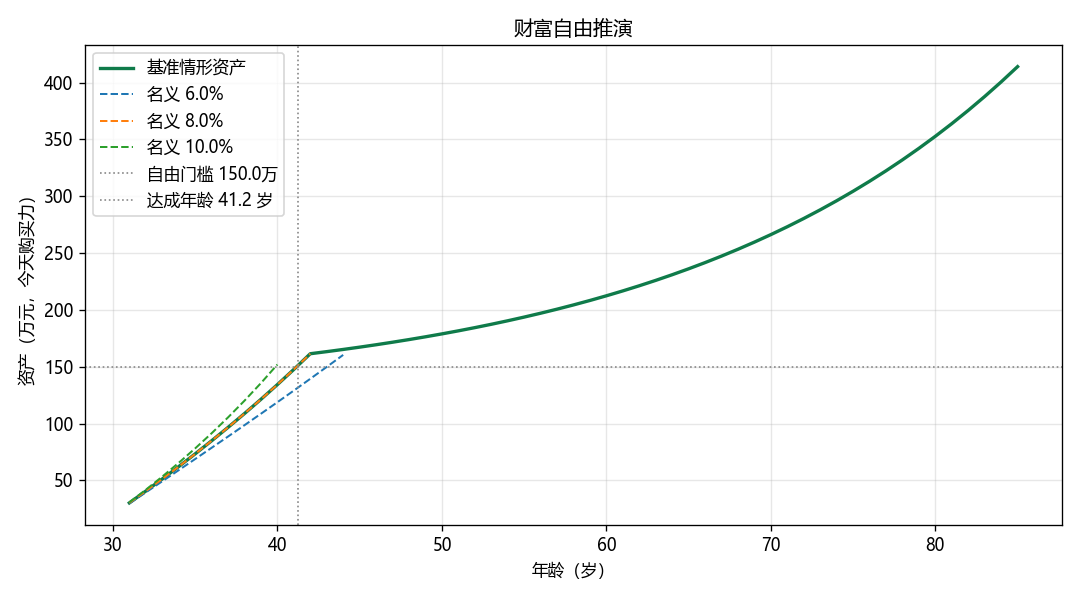

Write the Python code that produced this figure.
#!/usr/bin/env python3
"""财富自由公式计算器。

命令行 + 可视化。所有金额均以今天的购买力（实际口径）展示：
用户输入名义参数，程序内部按通胀折算为实际收益率后复利。

双击运行（不带命令行参数）→ 逐项问答；带参数运行 → 命令行直通。

公式：
    实际年收益率   r    = (1 + 名义收益率) / (1 + 通胀率) - 1
    实际收入增长率 g    = (1 + 名义收入增长率) / (1 + 通胀率) - 1
    月利率         r_m  = (1 + r)^(1/12) - 1
    自由门槛       T    = 年支出 / 提取率
    第 t 年年储蓄       = 年储蓄0 * (1 + g)^t
    积累期终值     FV   = P*(1+r_m)^N + PMT*((1+r_m)^N - 1)/r_m   # 仅 g = 0 时
    消耗期递推     A'   = A*(1+r) - 年支出

年支出支持两种输入：直接填年总支出（简式），或逐项填写明细（求和即年支出）。
"""

from __future__ import annotations

import argparse
import math
import os
import sys
import traceback
import unicodedata
from dataclasses import dataclass
from typing import NamedTuple

MONTHS_PER_YEAR = 12
MAX_YEARS = 100
MAX_MONTHS = MAX_YEARS * MONTHS_PER_YEAR
WAN = 10000

DEFAULT_RETURN = 8.0
DEFAULT_INFLATION = 3.0
DEFAULT_WITHDRAWAL = 4.0
DEFAULT_LIFE_EXPECTANCY = 85

CHART_FILENAME = "wealth_freedom.png"

ASSERT_TOLERANCE = 1e-6

# 支出明细目录：(类目, 条目, 默认频率, 全国基准参考值/元)。
# 基准值仅为量级估算，不来自任何官方统计口径，只用于降低填写门槛。
EXPENSE_CATALOG = (
    ("住房", "房租或房贷月供", "月", 2000.0),
    ("住房", "物业水电燃气", "月", 400.0),
    ("餐饮", "日常吃饭", "月", 1800.0),
    ("餐饮", "外出聚餐", "月", 400.0),
    ("交通", "通勤", "月", 300.0),
    ("交通", "车辆油费保养保险", "年", 12000.0),
    ("购物", "衣物", "月", 500.0),
    ("购物", "洗护日用品", "月", 200.0),
    ("购物", "电子产品", "年", 4000.0),
    ("健康", "保险", "年", 6000.0),
    ("健康", "体检与常备药", "月", 200.0),
    ("旅行", "年度旅行预算", "年", 10000.0),
    ("其他", "人情往来", "年", 5000.0),
    ("其他", "订阅与娱乐", "月", 200.0),
    ("其他", "教育", "年", 6000.0),
)

# 城市档乘数（相对全国基准 1.0），同样为粗略估算，只影响明细模式的参考值。
CITY_TIERS = {
    "一线": 1.3,
    "新一线": 1.0,
    "二线": 0.85,
    "三四线": 0.7,
}

# 问答时城市档的展示文案。
CITY_PROMPTS = {
    "一线": "一线（北上广深）",
    "新一线": "新一线",
    "二线": "二线",
    "三四线": "三四线及以下",
}


class TargetUnreachable(Exception):
    """在当前参数下无法达成财富自由。"""


class ExpenseItem(NamedTuple):
    """一条分项支出。"""

    category: str      # 类目
    item: str          # 条目
    amount: float      # 金额（元）
    period: str        # 频率：「月」或「年」


@dataclass(frozen=True)
class Context:
    """一次计算的全部口径参数。"""

    age: int                  # 当前年龄（岁）
    life_expectancy: int      # 预期寿命（岁）
    nominal: float            # 名义年化收益率 %
    inflation: float          # 通胀率 %
    withdrawal: float         # 安全提取率 %
    real: float               # 实际年收益率（小数）
    r_month: float            # 实际月收益率（小数）
    annual_income: float      # 年收入（元），未知时为 None
    annual_expense: float     # 年支出（元）
    annual_save: float        # 第 0 年年储蓄（元）
    principal: float          # 现有可投资资产（元）
    target: float             # 自由门槛（元）
    goal_years: float         # 目标年限，仅 --years 显式给出时非 None
    income_growth: float      # 名义年收入增长率 %
    real_income_growth: float # 实际年收入增长率（小数）
    expense_items: tuple      # 分项支出列表，简式模式为 None
    city_tier: str            # 城市档，命令行或简式模式为 None

    @property
    def monthly_save(self):
        """第 0 年的每月储蓄（元）。"""
        return self.annual_save / MONTHS_PER_YEAR


class SensitivityRow(NamedTuple):
    """敏感度分析的一行。"""

    name: str          # 参数名
    change: str        # 扰动幅度
    age: float         # 扰动后的达成年龄，无法达标时为 None
    delta: float       # 相对基准的年数变化，无法比较时为 None
    adverse: str       # 该扰动为不利时的完整描述


# --------------------------------------------------------------------------
# 参数层
# --------------------------------------------------------------------------


def non_negative(text):
    """argparse 类型：非负浮点数。"""
    try:
        value = float(text)
    except ValueError:
        raise argparse.ArgumentTypeError(f"不是合法数字：{text}") from None
    if value < 0:
        raise argparse.ArgumentTypeError(f"不能为负数：{text}")
    return value


def positive(text):
    """argparse 类型：正浮点数。"""
    value = non_negative(text)
    if value == 0:
        raise argparse.ArgumentTypeError(f"必须大于 0：{text}")
    return value


def positive_int(text):
    """argparse 类型：正整数。"""
    try:
        value = int(text)
    except ValueError:
        raise argparse.ArgumentTypeError(f"不是合法整数：{text}") from None
    if value <= 0:
        raise argparse.ArgumentTypeError(f"必须为正整数：{text}")
    return value


def rate_list(text):
    """argparse 类型：逗号分隔的收益率列表。"""
    try:
        rates = [float(part) for part in text.split(",") if part.strip()]
    except ValueError:
        raise argparse.ArgumentTypeError(f"不是合法的收益率列表：{text}") from None
    if not rates:
        raise argparse.ArgumentTypeError(f"收益率列表为空：{text}")
    if any(rate < 0 for rate in rates):
        raise argparse.ArgumentTypeError("收益率不能为负数")
    return rates


def growth_rate(text):
    """argparse 类型：名义收入增长率 %，允许为负但不能到 -100%。"""
    try:
        value = float(text)
    except ValueError:
        raise argparse.ArgumentTypeError(f"不是合法数字：{text}") from None
    if value <= -100:
        raise argparse.ArgumentTypeError(f"必须大于 -100：{text}")
    return value


def expense_item(text):
    """argparse 类型：分项支出，格式 `类目:条目:金额:频率`（金额单位：元）。"""
    parts = text.split(":")
    if len(parts) != 4:
        raise argparse.ArgumentTypeError(
            f"格式应为 类目:条目:金额:频率（金额单位元），收到：{text}"
        )
    category, name, amount_text, period = (part.strip() for part in parts)
    if not category or not name:
        raise argparse.ArgumentTypeError(f"类目与条目不能为空：{text}")
    if period not in ("月", "年"):
        raise argparse.ArgumentTypeError(f"频率只能是「月」或「年」，收到：{period}")
    try:
        amount = float(amount_text)
    except ValueError:
        raise argparse.ArgumentTypeError(f"金额不是合法数字：{amount_text}") from None
    if amount < 0:
        raise argparse.ArgumentTypeError(f"金额不能为负数：{amount_text}")
    return ExpenseItem(category, name, amount, period)


def parse_args(argv=None):
    parser = argparse.ArgumentParser(
        prog="wealth_freedom.py",
        description="财富自由公式计算器（所有金额均为今天的购买力）",
    )
    parser.add_argument(
        "--age", type=positive_int, default=None, metavar="岁",
        help="当前年龄（必填）",
    )
    parser.add_argument(
        "--annual-income", type=non_negative, default=None, metavar="万",
        help="年收入，单位万元；给出后年储蓄 = 年收入 - 年支出",
    )
    parser.add_argument(
        "--annual-expense", type=non_negative, default=None, metavar="万",
        help="年支出，单位万元（未给 --expense-item 时必填）",
    )
    parser.add_argument(
        "--expense-item", type=expense_item, action="append", default=None,
        metavar="类目:条目:金额:频率",
        help="分项支出，金额单位元，可重复；给出后年支出 = 各项年化之和",
    )
    parser.add_argument(
        "--assets", type=non_negative, default=0.0, metavar="万",
        help="现有可投资资产，单位万元（默认 0）",
    )
    parser.add_argument(
        "--monthly-save", type=non_negative, default=0.0, metavar="元",
        help="每月可存金额，单位元；未给 --annual-income 时用它折算年储蓄",
    )
    parser.add_argument(
        "--life-expectancy", type=positive_int, default=DEFAULT_LIFE_EXPECTANCY,
        metavar="岁", help=f"预期寿命（默认 {DEFAULT_LIFE_EXPECTANCY}）",
    )
    parser.add_argument(
        "--return", dest="return_rate", type=non_negative, default=DEFAULT_RETURN,
        metavar="%", help=f"名义年化收益率 %% （默认 {DEFAULT_RETURN}）",
    )
    parser.add_argument(
        "--inflation", type=non_negative, default=DEFAULT_INFLATION, metavar="%",
        help=f"通胀率 %% （默认 {DEFAULT_INFLATION}）",
    )
    parser.add_argument(
        "--income-growth", type=growth_rate, default=None, metavar="%",
        help="名义年收入增长率 %%；默认取通胀率（实际不涨不减），可填 0 或负数",
    )
    parser.add_argument(
        "--withdrawal", type=positive, default=DEFAULT_WITHDRAWAL, metavar="%",
        help=f"安全提取率 %% （默认 {DEFAULT_WITHDRAWAL}）",
    )
    parser.add_argument(
        "--years", dest="goal_years", type=positive, default=None, metavar="年",
        help="目标年限，给出后在结论中反推所需储蓄",
    )
    parser.add_argument(
        "--scenario", type=rate_list, default=None, metavar="6,8,10",
        help="情景对比的名义收益率列表，逗号分隔",
    )
    parser.add_argument(
        "--no-table", action="store_true", help="不打印逐年明细",
    )
    parser.add_argument(
        "--no-chart", action="store_true", help="不生成折线图",
    )
    parser.add_argument(
        "--selftest", action="store_true", help="运行内置校验用例后退出",
    )
    parser.add_argument(
        "--no-pause", action="store_true",
        help="双击启动时也不等待回车（脚本化调用时使用）",
    )
    args = parser.parse_args(argv)
    if args.selftest:
        return args

    if args.expense_item and args.annual_expense is not None:
        parser.error("不能同时指定 --expense-item 与 --annual-expense")

    missing = []
    if args.age is None:
        missing.append("--age")
    if args.annual_expense is None and not args.expense_item:
        missing.append("--annual-expense")
    if missing:
        parser.error("缺少必填参数：" + "、".join(missing))
    return args


def params_from_args(args):
    """把命令行参数整理成统一的参数字典。"""
    items = args.expense_item
    if items:
        annual_expense = expense_items_total(items)
        if annual_expense <= 0:
            raise ValueError("分项支出合计为 0，请至少填写一项")
    else:
        annual_expense = args.annual_expense * WAN

    if args.annual_income is not None:
        annual_income = args.annual_income * WAN
        annual_save = annual_income - annual_expense
    else:
        annual_income = None
        annual_save = args.monthly_save * MONTHS_PER_YEAR

    income_growth = args.inflation if args.income_growth is None else args.income_growth

    return {
        "age": args.age,
        "principal": args.assets * WAN,
        "annual_income": annual_income,
        "annual_expense": annual_expense,
        "annual_save": annual_save,
        "nominal": args.return_rate,
        "inflation": args.inflation,
        "withdrawal": args.withdrawal,
        "income_growth": income_growth,
        "life_expectancy": args.life_expectancy,
        "goal_years": args.goal_years,
        "expense_items": tuple(items) if items else None,
        "city_tier": None,
    }


def build_context(params):
    """校验参数字典并构造 Context；不合法时抛 ValueError。"""
    if params["life_expectancy"] <= params["age"]:
        raise ValueError("预期寿命必须大于当前年龄")
    if params["annual_save"] < 0:
        raise ValueError("入不敷出，年储蓄为负，无法积累")
    if params["income_growth"] <= -100:
        raise ValueError("收入增长率必须大于 -100%")

    real = real_rate(params["nominal"], params["inflation"])
    real_g = real_income_growth(params["income_growth"], params["inflation"])
    return Context(
        age=params["age"],
        life_expectancy=params["life_expectancy"],
        nominal=params["nominal"],
        inflation=params["inflation"],
        withdrawal=params["withdrawal"],
        real=real,
        r_month=monthly_rate(real),
        annual_income=params["annual_income"],
        annual_expense=params["annual_expense"],
        annual_save=params["annual_save"],
        principal=params["principal"],
        target=fire_target(params["annual_expense"], params["withdrawal"]),
        goal_years=params["goal_years"],
        income_growth=params["income_growth"],
        real_income_growth=real_g,
        expense_items=params.get("expense_items"),
        city_tier=params.get("city_tier"),
    )


def ask_int(prompt, default=None, minimum=None, hint=None):
    """交互式读取整数；有默认值时直接回车采用默认值。"""
    while True:
        suffix = f"（默认 {default}）" if default is not None else ""
        raw = input(f"{prompt}{suffix}：").strip()
        if not raw and default is not None:
            return default
        try:
            value = int(raw)
        except ValueError:
            print("  请输入整数。")
            continue
        if minimum is not None and value < minimum:
            print(f"  {hint or f'不能小于 {minimum}。'}")
            continue
        return value


def ask_float(prompt, default=None, minimum=None, maximum=None, hint=None):
    """交互式读取浮点数；有默认值时直接回车采用默认值。"""
    while True:
        suffix = f"（默认 {default}）" if default is not None else ""
        raw = input(f"{prompt}{suffix}：").strip()
        if not raw and default is not None:
            return default
        try:
            value = float(raw)
        except ValueError:
            print("  请输入数字。")
            continue
        if minimum is not None and value < minimum:
            print(f"  {hint or f'不能小于 {minimum}。'}")
            continue
        if maximum is not None and value > maximum:
            print(f"  {hint or f'不能大于 {maximum}。'}")
            continue
        return value


def ask_choice(prompt, options, default):
    """选项问答：options 为 [(键, 说明)]，回车采用 default，返回所选键。"""
    for key, label in options:
        print(f"  {key}) {label}")
    keys = "/".join(key for key, _ in options)
    while True:
        raw = input(f"{prompt}（默认 {default}）：").strip()
        if not raw:
            return default
        if any(raw == key for key, _ in options):
            return raw
        print(f"  请输入 {keys} 之一。")


def ask_expense_items(multiplier):
    """逐项询问明细支出，返回 ExpenseItem 列表；直接回车表示该项为 0。"""
    print()
    print(f"逐项填写支出，直接回车表示该项为 0（金额单位：元，"
          f"参考值 = 全国基准 × {multiplier}）。")
    items = []
    last_category = None
    for category, name, period, baseline in EXPENSE_CATALOG:
        if category != last_category:
            print(f"[{category}]")
            last_category = category
        unit = "元/月" if period == "月" else "元/年"
        amount = ask_float(
            f"  {name}（{unit}，参考 {baseline * multiplier:.0f}）",
            default=0.0, minimum=0.0,
        )
        if amount > 0:
            items.append(ExpenseItem(category, name, amount, period))
    print()
    return items


def ask_expense(income_yuan):
    """询问支出模式，返回 (年支出元, 明细列表或 None, 城市档或 None)。"""
    while True:
        mode = ask_choice(
            "支出模式",
            [("1", "简式：直接填写年总支出"),
             ("2", "明细：按类目逐项填写各项支出")],
            default="1",
        )
        if mode == "1":
            expense_wan = ask_float(
                "年支出（万元）", minimum=0.0, maximum=income_yuan / WAN,
                hint="年支出不能大于年收入（入不敷出，无法积累）。",
            )
            return expense_wan * WAN, None, None

        tiers = list(CITY_TIERS)
        tier = ask_choice(
            "城市档",
            [(str(index + 1), CITY_PROMPTS[key]) for index, key in enumerate(tiers)],
            default="2",
        )
        tier = tiers[int(tier) - 1]
        items = ask_expense_items(CITY_TIERS[tier])
        total = expense_items_total(items)
        if total <= 0:
            print("  明细合计为 0，请至少填写一项或选择简式。\n")
            continue
        if total > income_yuan:
            print("  明细合计已超过年收入（入不敷出，无法积累），请重新填写。\n")
            continue
        return total, tuple(items), tier


def ask_params():
    """双击运行时逐项问答，返回与命令行路径一致的参数字典。"""
    print("=== 财富自由推演 ===")
    print("带默认值的项直接回车即可采用默认值。\n")

    age = ask_int("当前年龄（岁）", minimum=1)
    asset_wan = ask_float("当前资产（万元）", minimum=0.0)
    income_wan = ask_float("年收入（万元）", minimum=0.0)
    income_yuan = income_wan * WAN

    expense_yuan, items, tier = ask_expense(income_yuan)

    nominal = ask_float("名义年化收益率（%）", default=DEFAULT_RETURN, minimum=0.0)
    inflation = ask_float("通胀率（%）", default=DEFAULT_INFLATION, minimum=0.0)
    withdrawal = ask_float("安全提取率（%）", default=DEFAULT_WITHDRAWAL, minimum=0.1)
    income_growth = ask_float(
        "名义年收入增长率（%）", default=inflation, minimum=-99.99,
        hint="收入增长率必须大于 -100%。",
    )
    life = ask_int(
        "预期寿命（岁）", default=DEFAULT_LIFE_EXPECTANCY, minimum=age + 1,
        hint=f"预期寿命必须大于当前年龄 {age} 岁。",
    )
    print()

    return {
        "age": age,
        "principal": asset_wan * WAN,
        "annual_income": income_yuan,
        "annual_expense": expense_yuan,
        "annual_save": income_yuan - expense_yuan,
        "nominal": nominal,
        "inflation": inflation,
        "withdrawal": withdrawal,
        "income_growth": income_growth,
        "life_expectancy": life,
        "goal_years": None,
        "expense_items": items,
        "city_tier": tier,
    }


# --------------------------------------------------------------------------
# 计算层（纯函数，无 I/O）
# --------------------------------------------------------------------------


def real_rate(nominal_pct, inflation_pct):
    """名义收益率折算为实际收益率（小数）。"""
    return (1 + nominal_pct / 100) / (1 + inflation_pct / 100) - 1


def real_income_growth(nominal_growth_pct, inflation_pct):
    """名义收入增长率折算为实际收入增长率（小数）。"""
    return (1 + nominal_growth_pct / 100) / (1 + inflation_pct / 100) - 1


def monthly_rate(annual_real):
    """实际年收益率折算为实际月收益率（小数）。"""
    return (1 + annual_real) ** (1 / MONTHS_PER_YEAR) - 1


def fire_target(annual_expense, withdrawal_pct):
    """自由门槛：年支出 / 安全提取率。"""
    return annual_expense / (withdrawal_pct / 100)


def saving_rate(annual_income, annual_expense):
    """储蓄率 = 年储蓄 / 年收入（小数）；年收入未知或为 0 时返回 None。"""
    if not annual_income:
        return None
    return (annual_income - annual_expense) / annual_income


def annualize(amount, period):
    """把按月/年记录的金额折算为年化金额（元）。"""
    return amount * MONTHS_PER_YEAR if period == "月" else amount


def expense_items_total(items):
    """分项支出的年化金额之和（元）。"""
    return sum(annualize(item.amount, item.period) for item in items)


def expense_breakdown(items):
    """分项明细，按年化金额降序，返回 [(类目, 条目, 年化金额, 占比)]。"""
    total = expense_items_total(items)
    rows = sorted(
        ((item.category, item.item, annualize(item.amount, item.period)) for item in items),
        key=lambda row: row[2],
        reverse=True,
    )
    return [(category, name, amount, amount / total if total else 0.0)
            for category, name, amount in rows]


def baseline_expense(catalog_row, multiplier):
    """参考值 = 条目全国基准 × 城市乘数（元）。"""
    return catalog_row[3] * multiplier


def months_to_target(principal, monthly_save, target, r_month):
    """闭式解：达到目标所需月数。

    N = ln((T*r_m + PMT) / (P*r_m + PMT)) / ln(1 + r_m)
    """
    if principal >= target:
        return 0.0

    if r_month == 0.0:
        if monthly_save <= 0:
            raise TargetUnreachable("无收益且无储蓄")
        months = (target - principal) / monthly_save
    else:
        if r_month <= -1.0:
            raise TargetUnreachable("实际收益率低于 -100%")
        denominator = principal * r_month + monthly_save
        if denominator == 0.0:
            raise TargetUnreachable("储蓄不足以抵消购买力缩水")
        growth = (target * r_month + monthly_save) / denominator
        if growth <= 0.0:
            raise TargetUnreachable("储蓄不足以抵消购买力缩水")
        months = math.log(growth) / math.log1p(r_month)

    if not math.isfinite(months) or months <= 0.0:
        raise TargetUnreachable("储蓄不足以抵消购买力缩水")
    if months > MAX_MONTHS:
        raise TargetUnreachable(f"所需时间超过 {MAX_YEARS} 年")
    return months


def required_monthly_saving(principal, target, months, r_month):
    """闭式解：给定月数达成目标所需的每月储蓄。

    PMT = (T - P*(1+r_m)^N) * r_m / ((1+r_m)^N - 1)
    """
    if principal >= target:
        return 0.0
    if months <= 0:
        return math.inf
    if r_month == 0.0:
        return (target - principal) / months

    growth = (1.0 + r_month) ** months
    denominator = growth - 1.0
    if denominator == 0.0:
        return (target - principal) / months
    return max(0.0, (target - principal * growth) * r_month / denominator)


def simulate_months(principal, monthly_save, r_month, months):
    """逐月推进（月末定投），返回每月末的资产列表。"""
    series = []
    assets = principal
    for _ in range(months):
        assets += assets * r_month + monthly_save
        series.append(assets)
    return series


def accumulate_one_year(assets, monthly_save, r_month):
    """积累一年（月末定投），返回 (年末资产, 当年收益)。"""
    earned = 0.0
    for _ in range(MONTHS_PER_YEAR):
        interest = assets * r_month
        assets += interest + monthly_save
        earned += interest
    return assets, earned


def annual_save_at(ctx, year_index):
    """第 year_index 年（从 0 起）的年储蓄（元），按实际收入增长率逐年复利。"""
    return ctx.annual_save * (1 + ctx.real_income_growth) ** year_index


def reach_age(ctx, nominal_pct=None, inflation_pct=None, annual_save=None,
              income_growth_pct=None):
    """给定（可覆盖的）参数下的达成年龄；无法达标返回 None。

    实际收入增长率为 0 时走闭式解；不为 0 时储蓄逐年变化，闭式解失效，
    改为逐月迭代（月储蓄按年阶梯上调）。
    """
    if nominal_pct is None:
        nominal_pct = ctx.nominal
    if inflation_pct is None:
        inflation_pct = ctx.inflation
    if annual_save is None:
        annual_save = ctx.annual_save
    if income_growth_pct is None:
        income_growth_pct = ctx.income_growth

    r_month = monthly_rate(real_rate(nominal_pct, inflation_pct))
    growth = real_income_growth(income_growth_pct, inflation_pct)

    if abs(growth) < ASSERT_TOLERANCE:
        try:
            months = months_to_target(
                ctx.principal, annual_save / MONTHS_PER_YEAR, ctx.target, r_month
            )
        except TargetUnreachable:
            return None
        return ctx.age + months / MONTHS_PER_YEAR

    if ctx.principal >= ctx.target:
        return ctx.age
    assets = ctx.principal
    for month in range(1, MAX_MONTHS + 1):
        year_index = (month - 1) // MONTHS_PER_YEAR
        monthly_save = annual_save * (1 + growth) ** year_index / MONTHS_PER_YEAR
        assets += assets * r_month + monthly_save
        if assets >= ctx.target:
            return ctx.age + month / MONTHS_PER_YEAR
    return None


def build_lifeline(ctx):
    """按整数年龄逐年推演一生。

    返回 [(年龄, 年末资产, 当年储蓄, 当年支取, 当年收益, 阶段)]，
    年龄从「当前年龄 + 1」推进到「预期寿命」；资产耗尽则提前结束。
    未退休 → 积累期（按月复利、按月储蓄），首次跨越门槛那一年标「达成」；
    退休不可逆 → 退休期（按年复利、按年支取），资产回落到门槛以下仍继续支取。
    """
    rows = []
    assets = ctx.principal
    retired = ctx.principal >= ctx.target
    for age in range(ctx.age + 1, ctx.life_expectancy + 1):
        if retired:
            earned = assets * ctx.real
            withdraw = ctx.annual_expense
            assets = assets + earned - withdraw
            saved = 0.0
            phase = "退休"
        else:
            saved = annual_save_at(ctx, age - ctx.age - 1)
            assets, earned = accumulate_one_year(
                assets, saved / MONTHS_PER_YEAR, ctx.r_month
            )
            withdraw = 0.0
            if assets >= ctx.target:
                phase = "达成"
                retired = True
            else:
                phase = "积累"
        rows.append((age, assets, saved, withdraw, earned, phase))
        if assets < 0:
            break
    return rows


def accumulation_trajectory(ctx, nominal_pct):
    """给定名义收益率的积累期逐年轨迹 [(年龄, 年末资产)]，达标即止。"""
    if ctx.principal >= ctx.target:
        return []

    r_month = monthly_rate(real_rate(nominal_pct, ctx.inflation))
    rows = []
    assets = ctx.principal
    for age in range(ctx.age + 1, ctx.life_expectancy + 1):
        saved = annual_save_at(ctx, age - ctx.age - 1)
        assets, _ = accumulate_one_year(assets, saved / MONTHS_PER_YEAR, r_month)
        rows.append((age, assets))
        if assets >= ctx.target:
            break
    return rows


def depletion_age(rows):
    """资产首次转负的年龄；未耗尽返回 None。"""
    for age, assets, *_ in rows:
        if assets < 0:
            return age
    return None


def rate_scenarios(ctx, rates):
    """不同名义收益率下的达成年龄，返回 [(名义%, 实际%, 达成年龄 or None)]。"""
    return [
        (rate, real_rate(rate, ctx.inflation), reach_age(ctx, nominal_pct=rate))
        for rate in rates
    ]


def sensitivity(ctx):
    """参数扰动对达成年龄的影响，返回 SensitivityRow 列表。"""
    base = reach_age(ctx)
    cases = [
        ("名义收益率", "+1.0%", {"nominal_pct": ctx.nominal + 1.0}, None),
        ("名义收益率", "-1.0%", {"nominal_pct": ctx.nominal - 1.0},
         "名义收益率比预期低 1 个百分点"),
        ("年储蓄", "+10%", {"annual_save": ctx.annual_save * 1.1}, None),
        ("年储蓄", "-10%", {"annual_save": ctx.annual_save * 0.9},
         "年储蓄比预期低 10%"),
        ("收入增长率", "+1.0%", {"income_growth_pct": ctx.income_growth + 1.0}, None),
        ("收入增长率", "-1.0%", {"income_growth_pct": ctx.income_growth - 1.0},
         "收入增长率比预期低 1 个百分点"),
        ("通胀率", "+1.0%", {"inflation_pct": ctx.inflation + 1.0},
         "通胀率比预期高 1 个百分点"),
    ]

    rows = []
    for name, change, kwargs, adverse in cases:
        age = reach_age(ctx, **kwargs)
        delta = None if (age is None or base is None) else age - base
        rows.append(SensitivityRow(name, change, age, delta, adverse))
    return rows


def cross_check(principal, monthly_save, target, r_month, months_exact):
    """用逐月迭代校验闭式解，不一致直接抛断言错误。"""
    if months_exact <= 0.0:
        if principal < target:
            raise AssertionError("闭式解为 0 个月，但资产未达门槛")
        return

    months = math.ceil(months_exact)
    series = simulate_months(principal, monthly_save, r_month, months)
    tolerance = max(abs(target), 1.0) * ASSERT_TOLERANCE
    if series[-1] < target - tolerance:
        raise AssertionError(f"闭式解 {months_exact:.6f} 个月，但第 {months} 个月末仍未达标")
    if len(series) >= 2 and series[-2] >= target + tolerance:
        raise AssertionError(
            f"闭式解 {months_exact:.6f} 个月，但第 {months - 1} 个月末已提前达标"
        )


def cross_check_lifeline(ctx, rows, free_age):
    """校验达成年龄落在逐年明细表标记「达成」的那一年内。"""
    if free_age is None or free_age >= ctx.life_expectancy:
        return
    if ctx.principal >= ctx.target:
        return
    for age, _assets, _saved, _withdraw, _earned, phase in rows:
        if phase == "达成":
            if not age - 1 < free_age <= age:
                raise AssertionError(
                    f"达成年龄 {free_age:.4f} 岁与逐年表的达成年 {age} 岁不符"
                )
            return
    raise AssertionError(f"达成年龄 {free_age:.4f} 岁，但逐年表未标记达成年")


# --------------------------------------------------------------------------
# 展示层（只排版，不计算）
# --------------------------------------------------------------------------


def display_width(text):
    """按终端显示宽度计算字符串长度，中日韩字符按 2 列计。"""
    return sum(2 if unicodedata.east_asian_width(ch) in "WF" else 1 for ch in text)


def pad(text, width):
    return text + " " * max(0, width - display_width(text))


def format_wan(yuan):
    return f"{yuan / WAN:.1f}万"


def format_money(yuan):
    return f"{yuan:,.0f}"


def format_summary(ctx):
    multiple = 1 / (ctx.withdrawal / 100)
    rate = saving_rate(ctx.annual_income, ctx.annual_expense)

    if ctx.annual_income is None:
        saving_line = f"年支出 {format_wan(ctx.annual_expense)}"
        if ctx.annual_save:
            saving_line += f"  年储蓄 {format_wan(ctx.annual_save)}"
    else:
        saving_line = (
            f"年收入 {format_wan(ctx.annual_income)}  年支出 {format_wan(ctx.annual_expense)}"
            f"  →  年储蓄 {format_wan(ctx.annual_save)}"
        )
        if rate is not None:
            saving_line += f"  储蓄率 {rate * 100:.1f}%"

    lines = [
        "=== 口径 ===",
        f"年龄 {ctx.age} 岁  预期寿命 {ctx.life_expectancy} 岁",
        f"名义 {ctx.nominal:.1f}%  通胀 {ctx.inflation:.1f}%"
        f"  →  实际收益率 {ctx.real * 100:.3f}%",
        f"名义收入增长率 {ctx.income_growth:.1f}%"
        f"  →  实际收入增长率 {ctx.real_income_growth * 100:.3f}%",
        saving_line,
        f"年支出 {format_wan(ctx.annual_expense)} × (1/{ctx.withdrawal:.1f}%)"
        f" = {multiple:.1f} 倍  →  自由门槛 {format_wan(ctx.target)}（今天购买力）",
    ]
    if ctx.expense_items is not None:
        if ctx.city_tier:
            lines.append(
                f"支出明细模式：{ctx.city_tier}城市"
                f"（消费水平 ≈ 全国基准的 {CITY_TIERS[ctx.city_tier]:.1f} 倍，"
                f"参考值为粗略估算）"
            )
        else:
            lines.append("支出明细模式：命令行分项合计（参考值不参与计算）")
    return "\n".join(lines)


def format_expense_breakdown(rows):
    """分项支出表：按年化金额降序列出，末行为合计。"""
    total = sum(row[2] for row in rows)
    lines = [
        "=== 支出明细 ===",
        pad(" 年化金额(万)", 15) + pad("占比", 9) + pad("类目", 8) + "条目",
    ]
    for category, name, amount, ratio in rows:
        lines.append(
            pad(f"{amount / WAN:>9.1f}", 15) + pad(f"{ratio * 100:.1f}%", 9)
            + pad(category, 8) + name
        )
    lines.append(pad(f"{total / WAN:>9.1f}", 15) + pad("100.0%", 9) + "合计")
    return "\n".join(lines)


def format_conclusion(ctx, rows, sens):
    lines = ["=== 结论 ==="]
    free_age = reach_age(ctx)

    if free_age is None or free_age >= ctx.life_expectancy:
        lines.append(
            f"• 按实际收益率 {ctx.real * 100:.3f}% 推算，"
            f"在预期寿命 {ctx.life_expectancy} 岁内无法达成财富自由"
        )
    else:
        lines.append(f"• 按实际收益率 {ctx.real * 100:.3f}% 推算，预计 {free_age:.1f} 岁达成财富自由")
        lines.append(
            f"• 距离预期寿命 {ctx.life_expectancy} 岁还有 {ctx.life_expectancy - free_age:.1f} 年，"
            f"退休后每年支取 {format_wan(ctx.annual_expense)}"
        )

    depleted = depletion_age(rows)
    if depleted is None:
        if rows:
            last_age, last_assets = rows[-1][0], rows[-1][1]
            lines.append(f"• 推演到 {last_age} 岁资产仍有 {format_wan(last_assets)}，不会耗尽")
    else:
        lines.append(
            f"• 警告：资产将在 {depleted} 岁耗尽，"
            f"比预期寿命早 {ctx.life_expectancy - depleted} 岁"
        )

    worst = None
    for row in sens:
        if row.adverse and row.delta is not None and row.delta > 0:
            if worst is None or row.delta > worst.delta:
                worst = row
    if worst is not None:
        lines.append(f"• 若{worst.adverse}，达成时间推迟 {worst.delta:.1f} 年")

    if ctx.goal_years is not None:
        months = max(1, round(ctx.goal_years * MONTHS_PER_YEAR))
        needed = required_monthly_saving(ctx.principal, ctx.target, months, ctx.r_month)
        if not math.isfinite(needed):
            lines.append(f"• 目标 {ctx.goal_years:.1f} 年后自由：期限过短，无法实现")
        elif needed <= 0.0:
            lines.append(f"• 目标 {ctx.goal_years:.1f} 年后自由：现有资产已足够")
        else:
            lines.append(
                f"• 目标 {ctx.goal_years:.1f} 年后自由：每月至少需存 {format_money(needed)} 元"
            )
    return "\n".join(lines)


def format_sensitivity(ctx, rows):
    base = reach_age(ctx)
    base_text = "无法达标" if base is None else f"{base:.1f} 岁"
    lines = [
        "=== 敏感度分析 ===",
        pad("参数", 14) + pad("变化", 10) + pad("达成年龄", 12) + "相对基准",
        pad("基准", 14) + pad("—", 10) + pad(base_text, 12) + "—",
    ]
    for row in rows:
        age_text = "无法达标" if row.age is None else f"{row.age:.1f} 岁"
        delta_text = "—" if row.delta is None else f"{row.delta:+.1f} 年"
        lines.append(
            pad(row.name, 14) + pad(row.change, 10) + pad(age_text, 12) + delta_text
        )
    return "\n".join(lines)


def format_scenarios(rows):
    lines = [
        "=== 情景对比 ===",
        pad("名义收益率", 14) + pad("实际收益率", 14) + "达成年龄",
    ]
    for rate, real, age in rows:
        age_text = "无法达标" if age is None else f"{age:.1f} 岁"
        lines.append(pad(f"{rate:.1f}%", 14) + pad(f"{real * 100:.3f}%", 14) + age_text)
    return "\n".join(lines)


def format_lifeline(rows):
    lines = [
        "=== 逐年明细 ===",
        pad("年龄", 8) + pad("年末资产(万)", 16) + pad("当年储蓄(万)", 16)
        + pad("当年支取(万)", 16) + pad("当年收益(万)", 16) + "阶段",
    ]
    for age, assets, saved, withdraw, earned, phase in rows:
        lines.append(
            pad(str(age), 8) + pad(format_wan(assets), 16) + pad(format_wan(saved), 16)
            + pad(format_wan(withdraw), 16) + pad(format_wan(earned), 16) + phase
        )
    return "\n".join(lines)


def chart_path():
    if getattr(sys, "frozen", False):
        # PyInstaller onefile：__file__ 指向临时解包目录，退出即删除，
        # 必须改用 exe 自身所在目录，用户才能找到图。
        base_dir = os.path.dirname(os.path.abspath(sys.executable))
    elif "__file__" in globals():
        base_dir = os.path.dirname(os.path.abspath(__file__))
    else:
        base_dir = os.getcwd()
    return os.path.join(base_dir, CHART_FILENAME)


def draw_chart(ctx, rows, rates, path):
    """绘制生命周期折线图，保存 PNG 并弹窗显示。"""
    try:
        import matplotlib

        matplotlib.rcParams["font.sans-serif"] = ["Microsoft YaHei", "SimHei", "DejaVu Sans"]
        matplotlib.rcParams["axes.unicode_minus"] = False
        import matplotlib.pyplot as plt
    except ImportError:
        print("\n[提示] 未安装 matplotlib，已跳过折线图"
              "（可运行 pip install -r requirements.txt 安装）")
        return

    fig, ax = plt.subplots(figsize=(9, 5))
    ax.plot(
        [row[0] for row in rows], [row[1] / WAN for row in rows],
        color="#0F7B4A", linewidth=2, label="基准情形资产",
    )

    for rate in rates:
        trajectory = accumulation_trajectory(ctx, rate)
        if trajectory:
            ax.plot(
                [item[0] for item in trajectory], [item[1] / WAN for item in trajectory],
                linewidth=1.2, linestyle="--", label=f"名义 {rate:.1f}%",
            )

    ax.axhline(ctx.target / WAN, color="#888888", linestyle=":", linewidth=1,
               label=f"自由门槛 {format_wan(ctx.target)}")
    free_age = reach_age(ctx)
    if free_age is not None and free_age <= ctx.life_expectancy:
        ax.axvline(free_age, color="#888888", linestyle=":", linewidth=1,
                   label=f"达成年龄 {free_age:.1f} 岁")

    ax.set_xlabel("年龄（岁）")
    ax.set_ylabel("资产（万元，今天购买力）")
    ax.set_title("财富自由推演")
    ax.grid(True, alpha=0.3)
    ax.legend()
    fig.tight_layout()
    fig.savefig(path, dpi=120)
    print(f"\n折线图已保存：{path}")

    try:
        plt.show()
    except Exception:
        print("[提示] 当前环境无法弹窗显示，请直接查看已保存的 PNG")


# --------------------------------------------------------------------------
# 内置校验
# --------------------------------------------------------------------------


def sample_params():
    """设计文档中的样例输入（年龄 30、资产 20万、收入 15万、支出 6万）。"""
    return {
        "age": 30,
        "principal": 200_000.0,
        "annual_income": 150_000.0,
        "annual_expense": 60_000.0,
        "annual_save": 90_000.0,
        "nominal": DEFAULT_RETURN,
        "inflation": DEFAULT_INFLATION,
        "withdrawal": DEFAULT_WITHDRAWAL,
        "income_growth": DEFAULT_INFLATION,
        "life_expectancy": 85,
        "goal_years": None,
        "expense_items": None,
        "city_tier": None,
    }


def run_selftest():
    cases = []

    # 1. 零收益退化为纯除法：无收益时 N = (T - P) / PMT
    months = months_to_target(100_000.0, 1_000.0, 220_000.0, 0.0)
    cases.append(("零收益退化", abs(months - 120.0) < 1e-9, f"{months:.6f} 个月"))

    # 2. 已知答案定投题：终值反解回原月数
    r_month = monthly_rate(0.06)
    target = 1_000.0 * (((1 + r_month) ** 120 - 1) / r_month)
    months = months_to_target(0.0, 1_000.0, target, r_month)
    cases.append(("定投终值反解", abs(months - 120.0) < 1e-6, f"{months:.6f} 个月"))

    # 3. 解析解与迭代解一致
    principal, monthly_save, goal = 200_000.0, 5_000.0, 1_500_000.0
    r_month = monthly_rate(real_rate(DEFAULT_RETURN, DEFAULT_INFLATION))
    try:
        months = months_to_target(principal, monthly_save, goal, r_month)
        cross_check(principal, monthly_save, goal, r_month, months)
        cases.append(("解析/迭代一致", True, f"{months:.4f} 个月"))
    except AssertionError as exc:
        cases.append(("解析/迭代一致", False, str(exc)))

    # 4. 购买力负增长且储蓄不足时应报错
    try:
        months_to_target(principal, monthly_save, goal, monthly_rate(-0.10))
        cases.append(("负增长不可达", False, "未报错"))
    except TargetUnreachable as exc:
        cases.append(("负增长不可达", True, str(exc)))

    # 5. 年储蓄与储蓄率派生
    rate = saving_rate(150_000.0, 60_000.0)
    ok = rate is not None and abs(rate - 0.6) < 1e-12
    cases.append(("储蓄率派生", ok, f"储蓄率 {rate * 100:.1f}%"))

    # 6. 消耗期耗尽：净值负增长 + 高支取，必然耗尽
    starving = build_context({
        "age": 60, "principal": 13_000_000.0,
        "annual_income": None, "annual_expense": 500_000.0,
        "annual_save": 0.0,
        "nominal": 0.0, "inflation": DEFAULT_INFLATION, "withdrawal": DEFAULT_WITHDRAWAL,
        "income_growth": DEFAULT_INFLATION,
        "life_expectancy": 95, "goal_years": None,
    })
    depleted = depletion_age(build_lifeline(starving))
    cases.append(("消耗期耗尽", depleted is not None, f"耗尽年龄 {depleted}"))

    # 7. 消耗期未耗尽：设计文档样例输入
    healthy = build_context(sample_params())
    rows = build_lifeline(healthy)
    cases.append(
        ("消耗期未耗尽", depletion_age(rows) is None,
         f"{rows[-1][0]} 岁仍有 {format_wan(rows[-1][1])}")
    )

    # 8. 敏感度单调性：收益率上升时达成年龄不得变大
    base_age = reach_age(healthy)
    better_age = reach_age(healthy, nominal_pct=healthy.nominal + 1.0)
    ok = (
        base_age is not None and better_age is not None and better_age <= base_age
    )
    cases.append(("敏感度单调性", ok, f"{base_age:.2f} → {better_age:.2f}"))

    # 9. 分项年化与合计：3,000 元/月 + 20,000 元/年 = 56,000 元
    rent = ExpenseItem("住房", "房租", 3000.0, "月")
    trip = ExpenseItem("旅行", "旅行", 20000.0, "年")
    total = expense_items_total([rent, trip])
    cases.append(("分项年化与合计", abs(total - 56_000.0) < 1e-9, f"合计 {total:,.0f} 元"))

    # 10. 分项占比
    parts = expense_breakdown([rent, trip])
    ok = (
        abs(parts[0][3] - 36_000.0 / 56_000.0) < 1e-9
        and abs(parts[1][3] - 20_000.0 / 56_000.0) < 1e-9
    )
    cases.append(("分项占比", ok, f"{parts[0][3] * 100:.1f}% / {parts[1][3] * 100:.1f}%"))

    # 11. 城市乘数参考值：全国基准 2,000 × 1.3 = 2,600
    reference = baseline_expense(EXPENSE_CATALOG[0], 1.3)
    cases.append(("城市乘数参考值", abs(reference - 2600.0) < 1e-9, f"2,000 × 1.3 = {reference:,.0f}"))

    # 12. 收入增长加速积累：名义增长率 +5% 应早于名义增长率 0
    earlier = reach_age(healthy, income_growth_pct=healthy.inflation + 5.0)
    flat = reach_age(healthy, income_growth_pct=0.0)
    ok = earlier is not None and flat is not None and earlier < flat
    cases.append(("收入增长加速", ok, f"{earlier:.2f} < {flat:.2f} 岁"))

    # 13. 收入负增长减速：名义增长率 -5% 应晚于名义增长率 0
    later = reach_age(healthy, income_growth_pct=healthy.inflation - 5.0)
    ok = flat is not None and later is not None and later > flat
    cases.append(("收入负增长减速", ok, f"{later:.2f} > {flat:.2f} 岁"))

    # 14. 增长口径一致性：达成年龄必须落在逐年表的「达成」年内
    consistent = []
    for growth in (DEFAULT_INFLATION, DEFAULT_INFLATION + 3.0):
        params = sample_params()
        params["income_growth"] = growth
        ctx = build_context(params)
        try:
            cross_check_lifeline(ctx, build_lifeline(ctx), reach_age(ctx))
            consistent.append(True)
        except AssertionError:
            consistent.append(False)
    cases.append((
        "增长口径一致性", all(consistent),
        f"名义增长率 {DEFAULT_INFLATION}% / {DEFAULT_INFLATION + 3.0}% 均与逐年表一致",
    ))

    # 15. 默认跟随通胀率：实际收入增长率为 0，结果与第 2 版基准一致
    zero = abs(real_income_growth(DEFAULT_INFLATION, DEFAULT_INFLATION)) < 1e-15
    age = reach_age(healthy)
    ok = zero and age is not None and 40.1 < age < 40.3
    cases.append(("默认跟随通胀率", ok, f"实际收入增长率 0，达成 {age:.2f} 岁"))

    failed = sum(1 for _, ok, _ in cases if not ok)
    for name, ok, detail in cases:
        print(f"[{'PASS' if ok else 'FAIL'}] {name}  {detail}")
    print(f"{len(cases) - failed}/{len(cases)} 通过")
    return 1 if failed else 0


# --------------------------------------------------------------------------
# 入口
# --------------------------------------------------------------------------


def launched_by_double_click():
    """判断是否由资源管理器双击启动。

    双击 .py 时 Windows 会为 python.exe 单独新建控制台，控制台上只挂着
    自身一个进程；从 cmd / PowerShell 启动时，宿主进程也在同一个控制台上。
    """
    if os.name != "nt":
        return False
    try:
        import ctypes

        kernel32 = ctypes.windll.kernel32
        buffer = (ctypes.c_uint32 * 8)()
        return kernel32.GetConsoleProcessList(buffer, 8) <= 1
    except Exception:
        return False


def pause_before_exit(disabled=False):
    """双击启动时等待回车，让报错信息留在屏幕上。"""
    if disabled or not launched_by_double_click():
        return
    try:
        input("按回车键关闭窗口...")
    except (EOFError, KeyboardInterrupt):
        pass


def run_cli(argv=None):
    """入口包装：无论成功还是失败，双击启动的窗口都会停留。"""
    no_pause = "--no-pause" in (sys.argv[1:] if argv is None else argv)
    try:
        return main(argv)
    except SystemExit as exc:
        return exc.code if isinstance(exc.code, int) else 1
    except Exception:
        print("\n发生未预期的错误：", file=sys.stderr)
        traceback.print_exc()
        return 1
    finally:
        pause_before_exit(disabled=no_pause)


def main(argv=None):
    raw = list(sys.argv[1:] if argv is None else argv)

    scenario_rates = None
    show_table = True
    show_chart = True
    if raw:
        args = parse_args(raw)
        if args.selftest:
            return run_selftest()
        scenario_rates = args.scenario
        show_table = not args.no_table
        show_chart = not args.no_chart

    try:
        params = params_from_args(args) if raw else ask_params()
        ctx = build_context(params)
    except ValueError as exc:
        print(f"参数错误：{exc}", file=sys.stderr)
        return 2

    # 储蓄恒定时闭式解必须与逐月迭代吻合，否则说明公式实现有误
    if abs(ctx.real_income_growth) < ASSERT_TOLERANCE:
        try:
            months = months_to_target(
                ctx.principal, ctx.monthly_save, ctx.target, ctx.r_month
            )
        except TargetUnreachable:
            pass
        else:
            cross_check(ctx.principal, ctx.monthly_save, ctx.target, ctx.r_month, months)

    rows = build_lifeline(ctx)
    cross_check_lifeline(ctx, rows, reach_age(ctx))
    sens = sensitivity(ctx)

    print(format_summary(ctx))
    if ctx.expense_items is not None:
        print()
        print(format_expense_breakdown(expense_breakdown(ctx.expense_items)))
    print()
    print(format_conclusion(ctx, rows, sens))
    print()
    print(format_sensitivity(ctx, sens))
    if scenario_rates:
        print()
        print(format_scenarios(rate_scenarios(ctx, scenario_rates)))
    if show_table:
        print()
        print(format_lifeline(rows))
    if show_chart:
        draw_chart(ctx, rows, scenario_rates or [], chart_path())
    return 0


if __name__ == "__main__":
    raise SystemExit(run_cli())
